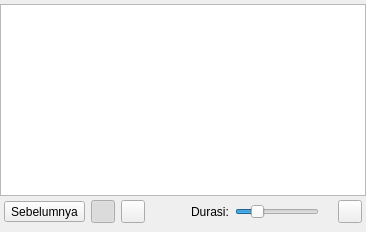
<?xml version="1.0" encoding="UTF-8"?>
<ui version="4.0">
 <class>SlideshowPanel</class>
 <widget class="QWidget" name="SlideshowPanel">
  <property name="windowIcon">
   <iconset resource="../resources/master.qrc">
    <normaloff>:/master/computer-slideshow.png</normaloff>:/master/computer-slideshow.png</iconset>
  </property>
  <layout class="QVBoxLayout" name="verticalLayout">
   <property name="spacing">
    <number>0</number>
   </property>
   <property name="leftMargin">
    <number>0</number>
   </property>
   <property name="topMargin">
    <number>4</number>
   </property>
   <property name="rightMargin">
    <number>0</number>
   </property>
   <property name="bottomMargin">
    <number>0</number>
   </property>
   <item>
    <widget class="ComputerMonitoringWidget" name="monitoringWidget"/>
   </item>
   <item>
    <widget class="QWidget" name="widget" native="true">
     <layout class="QHBoxLayout" name="horizontalLayout">
      <property name="leftMargin">
       <number>4</number>
      </property>
      <property name="topMargin">
       <number>4</number>
      </property>
      <property name="rightMargin">
       <number>4</number>
      </property>
      <item>
       <widget class="QToolButton" name="showPreviousButton">
        <property name="toolTip">
         <string>Sebelumnya</string>
        </property>
        <property name="text">
         <string>Sebelumnya</string>
        </property>
        <property name="icon">
         <iconset resource="../../core/resources/core.qrc">
          <normaloff>:/core/go-previous.png</normaloff>:/core/go-previous.png</iconset>
        </property>
       </widget>
      </item>
      <item>
       <widget class="QToolButton" name="startStopButton">
        <property name="toolTip">
         <string>Mulai/jeda</string>
        </property>
        <property name="icon">
         <iconset resource="../../core/resources/core.qrc">
          <normaloff>:/core/media-playback-start.png</normaloff>
          <normalon>:/core/media-playback-pause.png</normalon>:/core/media-playback-start.png</iconset>
        </property>
        <property name="checkable">
         <bool>true</bool>
        </property>
        <property name="checked">
         <bool>true</bool>
        </property>
       </widget>
      </item>
      <item>
       <widget class="QToolButton" name="showNextButton">
        <property name="toolTip">
         <string>Berikutnya</string>
        </property>
        <property name="icon">
         <iconset resource="../../core/resources/core.qrc">
          <normaloff>:/core/go-next.png</normaloff>:/core/go-next.png</iconset>
        </property>
       </widget>
      </item>
      <item>
       <spacer name="horizontalSpacer">
        <property name="orientation">
         <enum>Qt::Horizontal</enum>
        </property>
        <property name="sizeHint" stdset="0">
         <size>
          <width>40</width>
          <height>20</height>
         </size>
        </property>
       </spacer>
      </item>
      <item>
       <widget class="QLabel" name="label">
        <property name="text">
         <string>Durasi:</string>
        </property>
       </widget>
      </item>
      <item>
       <widget class="QSlider" name="durationSlider">
        <property name="minimum">
         <number>1000</number>
        </property>
        <property name="maximum">
         <number>10000</number>
        </property>
        <property name="singleStep">
         <number>1000</number>
        </property>
        <property name="pageStep">
         <number>1000</number>
        </property>
        <property name="value">
         <number>3000</number>
        </property>
        <property name="orientation">
         <enum>Qt::Horizontal</enum>
        </property>
       </widget>
      </item>
      <item>
       <widget class="QLabel" name="durationLabel">
        <property name="text">
         <string/>
        </property>
       </widget>
      </item>
      <item>
       <widget class="QToolButton" name="viewInSeparateWindowButton">
        <property name="toolTip">
         <string>Lihat di jendela terpisah</string>
        </property>
        <property name="icon">
         <iconset resource="../../core/resources/core.qrc">
          <normaloff>:/core/view-fullscreen.png</normaloff>:/core/view-fullscreen.png</iconset>
        </property>
        <property name="checkable">
         <bool>true</bool>
        </property>
       </widget>
      </item>
     </layout>
    </widget>
   </item>
  </layout>
 </widget>
 <customwidgets>
  <customwidget>
   <class>ComputerMonitoringWidget</class>
   <extends>QListView</extends>
   <header>ComputerMonitoringWidget.h</header>
   <container>1</container>
  </customwidget>
 </customwidgets>
 <resources>
  <include location="../../core/resources/core.qrc"/>
  <include location="../resources/master.qrc"/>
 </resources>
 <connections/>
</ui>
